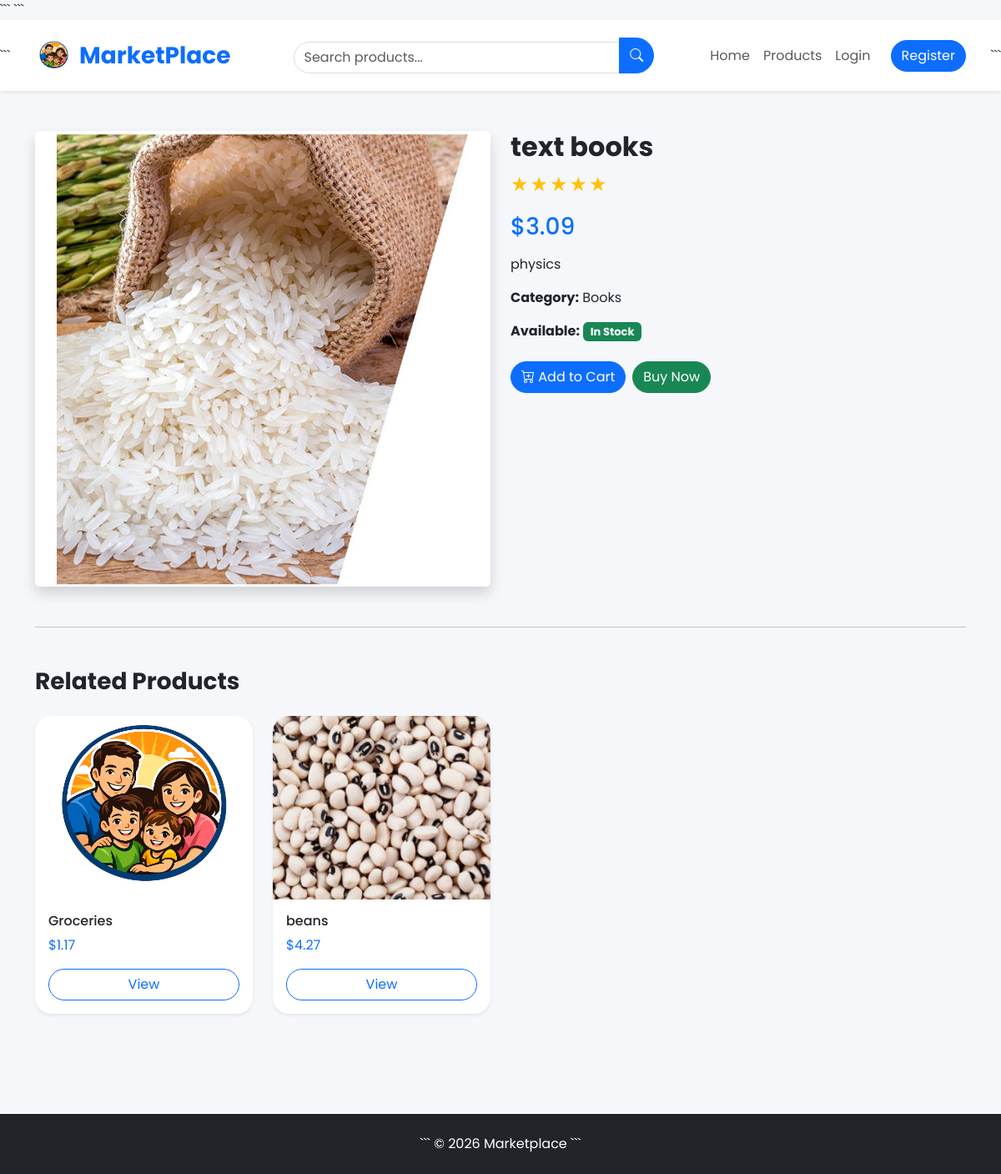
Page /products/6/ on the committed database.
### products/models.py (models this page shows, shortened)
class Product(models.Model):
    seller = models.ForeignKey(
        User,
        on_delete=models.CASCADE,
        related_name="products"
    )
    category = models.ForeignKey(
        Category,
        on_delete=models.CASCADE,
        related_name="products"
    )
    name = models.CharField(max_length=200)
    description = models.TextField()
    price = models.DecimalField(
        max_digits=10,
        decimal_places=2
    )
    quantity = models.PositiveIntegerField(default=1)
    image = models.ImageField(upload_to="products/", blank=True, null=True)
    available = models.BooleanField(default=True)
    created_at = models.DateTimeField(auto_now_add=True)
    updated_at = models.DateTimeField(auto_now=True)

class Category(models.Model):
    name = models.CharField(max_length=100)
    image = models.ImageField(upload_to="categories/", blank=True, null=True)

### products/views.py (the view)
def product_detail(request, pk):
    product = get_object_or_404(Product, pk=pk)
    related_products = Product.objects.filter(
        category=product.category,
        available=True
    ).exclude(pk=product.pk)[:4]
    return render(
        request,
        "products/product_detail.html",
        {
            "product": product,
            "related_products": related_products,
        }
    )

### cart/context_processors.py (called while the page is built, shortened)
def cart_count(request):
    count = 0
    return {
        "cart_count": count
    }

### templates/products/product_detail.html (shortened to what this page needs)
{% extends "base.html" %}
{% block content %}
<div class="container py-5">
<div class="row">
<div class="col-lg-6">
{% if product.image %}
<img src="{{ product.image.url }}"
     class="img-fluid rounded shadow">
{% endif %}
</div>
<div class="col-lg-6">
<h2 class="fw-bold">
{{ product.name }}
</h2>
<div class="text-warning fs-4 mb-3">
★★★★★
</div>
<h3 class="text-primary">
${{ product.price }}
</h3>
<p class="mt-3">
{{ product.description }}
</p>
<p>
<strong>Category:</strong>
{{ product.category.name }}
</p>
<p>
<strong>Available:</strong>
{% if product.available %}
<span class="badge bg-success">
In Stock
</span>
{% else %}
<span class="badge bg-danger">
Out of Stock
</span>
{% endif %}
</p>
<div class="d-flex gap-2 mt-4">
<a
    href="{% url 'add_to_cart' product.id %}"
    class="btn btn-primary">
    <i class="bi bi-cart-plus"></i>
    Add to Cart
</a>
<button class="btn btn-success">
Buy Now
</button>
</div>
</div>
</div>
<hr class="my-5">
<h3 class="fw-bold mb-4">
Related Products
</h3>
<div class="row">
{% for item in related_products %}
<div class="col-md-3 mb-4">
<div class="card shadow-sm h-100">
{% if item.image %}
<img src="{{ item.image.url }}"
class="card-img-top">
{% endif %}
<div class="card-body">
<h6>{{ item.name }}</h6>
<p class="text-primary">
${{ item.price }}
</p>
<a href="{% url 'product_detail' item.id %}"
class="btn btn-outline-primary w-100">
View
</a>
</div>
</div>
</div>
{% empty %}
<div class="col-12">
<p>No related products available.</p>
</div>
{% endfor %}
</div>
</div>
{% endblock %}

### static/css/style.css (style rules this page uses)
body { font-family:'Poppins',sans-serif; background:#f5f7fb; }
.btn { border-radius:30px; transition:.3s; }
.card { border:none; border-radius:18px; overflow:hidden; transition:.35s; }
.card img { height:220px; object-fit:cover; }
.text-warning { letter-spacing:2px; }
.badge { font-size:13px; }
.card, .btn, .list-group-item { transition:.3s ease; }
.card { border-radius:20px; }

### rows in the picture
Product: image (picture), name "text books", price "3.09", description "physics", category.name "Books"
Product: image (picture), name "Groceries", price "1.17"
Product: image (picture), name "beans", price "4.27"
